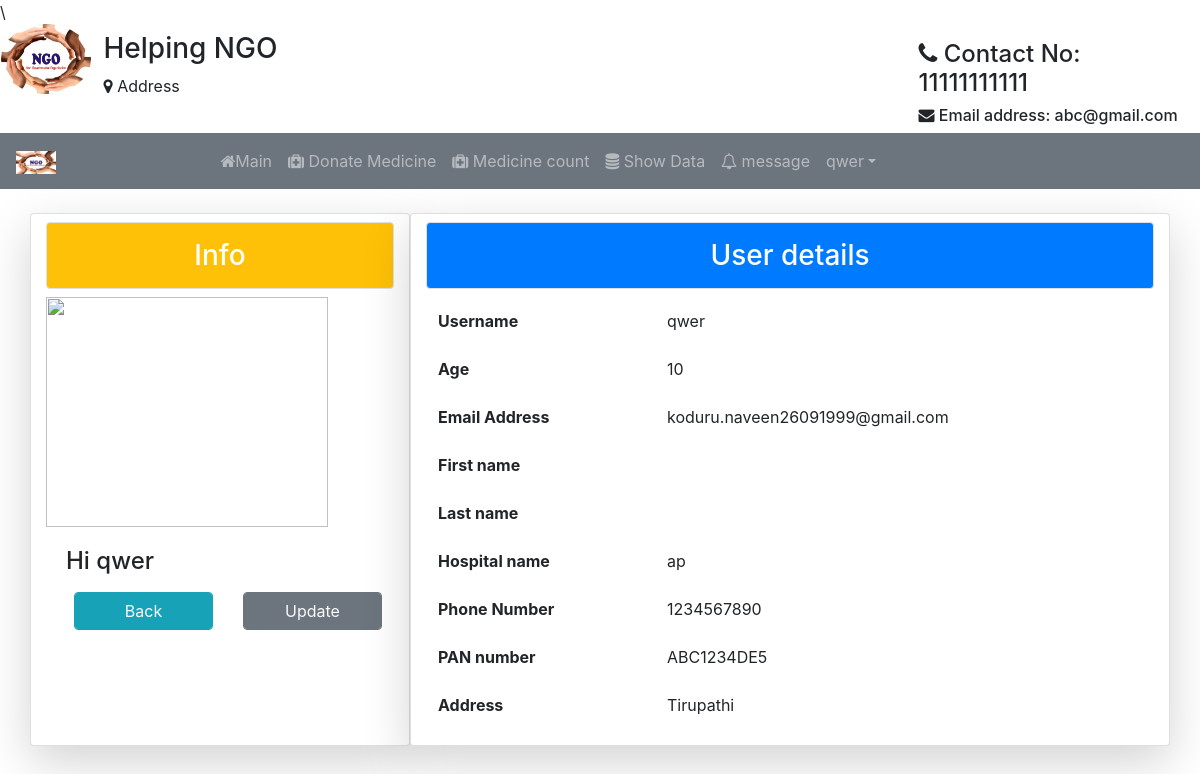
Page /pro/ (signed in) on the committed database.
### Student/models.py (models this page shows)
class User(AbstractUser):
	t = (
		(1,'Medicinist'),
		(2,'Org'),
		(3,'Anonymous'),
		)
	role = models.IntegerField(default=3,choices=t)
	g=[('M',"Male"),('F','Female')]
	age=models.IntegerField(default=10)
	impf=models.ImageField(upload_to='Medicines/',default="ngo1.jpg")
	gender=models.CharField(max_length=10,choices=g,default="F")
	organization_name=models.CharField(max_length=120,default="ngo")
	hospital_name=models.CharField(max_length=120,default="ap")
	phone_no=models.CharField(null=True,default="1234567890",max_length=10)
	pan_no=models.CharField(max_length=10,default="ABC1234DE5")
	address=models.CharField(max_length=200,default="Tirupathi")

### Student/views.py (the view)
# urls.py: path('pro/',views.profile,name="profile"),
def profile(req):
	return render(req,'htfiles/profile.html')

### Student/templates/htfiles/profile.html (shortened to what this page needs)
{% extends 'htfiles/header.html' %}
{% block content %}
<div class="container">
	<div class="row">
		<div class="card col-md-4 mt-4 shadow-lg">
			<h3 class="p-3 bg-warning text-center text-white border rounded my-2">Info</h3>
			<img src="https://cdn.business2community.com/wp-content/uploads/2017/08/blank-profile-picture-973460_640.png" height=230px width=90%>
			<div class="card-body">
				<h4>Hi {{user.username}}</h4>
				<div class="row">
					<div class="col">
						<a href="#" class="form-control btn btn-info m-2 text-light">Back</a>
					</div>
					<div class="col">
						<a href="{% url 'upf' %}" class="form-control btn btn-secondary m-2 text-light">Update</a>
					</div>
				</div>
			</div>
		</div>
		<div class="card col mt-4 shadow-lg">
			<h3 class="p-3 bg-primary text-center text-white border rounded my-2">User details</h3>
			<form method="POST">
			{% if user.role == 1 %}
			<table class="table table-borderless">
				<tr>
					<th>Username</th>
					<td>{{user.username}}</td>
				</tr>
				<tr>
					<th>Age</th>
					<td>{{user.age}}</td>
				</tr>
				<tr>
					<th>Email Address</th>
					<td>{{user.email}}</td>
				</tr>
				<tr>
					<th>First name</th>
					<td>{{user.first_name}}</td>
				</tr>
				<tr>
					<th>Last name</th>
					<td>{{user.last_name}}</td>
				</tr>
				<tr>
					<th>Hospital name</th>
					<td>{{user.hospital_name}}</td>
				</tr>
				<tr>
					<th>Phone Number</th>
					<td>{{user.phone_no}}</td>
				</tr>
				<tr>
					<th>PAN number</th>
					<td>{{user.pan_no}}</td>
				</tr>
				<tr>
					<th>Address</th>
					<td>{{user.address}}</td>
				</tr>
			</table>
			{% endif %}
			</form>
		</div>
	</div>
</div>
{% endblock %}

### Student/templates/htfiles/navbar.html (shortened to what this page needs)
{% load static %}
<div class="row">
  <div class="col col-md-1" style="margin-left:1px;">
  <img src="{% static 'images/NGO.jpg' %}" alt="logo" style="width:90px; height: 70px;" class="rounded-circle">
  </div>
  <div class="col mt-2">
    <h3>Helping NGO</h3>
    <p><i class="fa fa-map-marker" aria-hidden="true"></i>
Address</p>
  </div>
  <div class="col-md-3" style="margin-right: 4px">
    <h4 class="mt-3"><i class="fa fa-phone" aria-hidden="true"></i>
Contact No: 11111111111</h4>
    <h6><i class="fa fa-envelope" aria-hidden="true"></i>   Email address: abc@gmail.com</h6>
  </div>
</div>
<nav class="navbar navbar-expand-sm bg-secondary text-white navbar-dark">
  <a class="navbar-brand" href="#">
    <img src="{% static 'images/NGO.jpg' %}" alt="logo" style="width: 40px;">
  </a>
  <ul class="navbar-nav ml-auto text-white" style="margin-right: 300px">
{% if not user.is_authenticated %}
    <li class="nav-item" style="margin-right: 80px">
      <a class="nav-link" href="#"><i class="fa fa-home" aria-hidden="true"></i>
Home</a>
    </li>
    <li class="nav-item" style="margin-right: 80px">
      <a class="nav-link" href="{% url 'ab' %}"><i class="fa fa-user" aria-hidden="true"></i>
About us</a>
   <!--  </li>
    <li class="nav-item" style="margin-right: 80px">
      <a class="nav-link" href="#">Volunteers</a>
    </li> -->
    <li class="nav-item" style="margin-right: 80px">
      <a class="nav-link" href="{% url 'don' %}"><i class="fa fa-users" aria-hidden="true"></i>
Our workers</a>
    </li>
    <li class="nav-item" style="margin-right: 80px">
      <a class="nav-link" href="#"><i class="fa fa-phone" aria-hidden="true"></i>
Contact us</a>
    </li>
    <li class="nav-item">
      <a class="nav-link" href="{% url 'log' %}"><span class="glyphicon glyphicon-user"></span><i class="fa fa-sign-in" aria-hidden="true"></i>
Login</a>
    </li>
  {% elif user.role == 1 %}
  <li class="nav-item">
        <a class="nav-link" href="{% url 'mnp' %}"><i class="fa fa-home" aria-hidden="true"></i>Main</a>
      </li>
      <li class="nav-item">
        <a class="nav-link" href="{% url 'up' %}"><i class="fa fa-medkit" aria-hidden="true"></i>
Donate Medicine</a>
      </li>
      <li class="nav-item">
        <a class="nav-link" href="#"><i class="fa fa-medkit" aria-hidden="true"></i>
Medicine count</a>
      </li>
      <li class="nav-item">
        <a class="nav-link" href="{% url 'tab' %}"><i class="fa fa-database" aria-hidden="true"></i>
Show Data</a>
      </li>
      <li class="nav-item">
        <a class="nav-link" href="#"><i class="fa fa-bell-o" aria-hidden="true"></i>
message </a>
      </li>
      <li class="dropdown">
      <a type="button" class="nav-link dropdown-toggle" data-toggle="dropdown">{{user.username}}</a>
    {% endif %}
    </ul>
</nav>

### Student/templates/htfiles/navbar.html (style rules this page uses)
.nav-link { color: light; }

### rows in the picture
User: username "qwer", age "10", email "koduru.naveen26091999@gmail.com", hospital_name "ap", phone_no "1234567890", pan_no "ABC1234DE5", address "Tirupathi"
